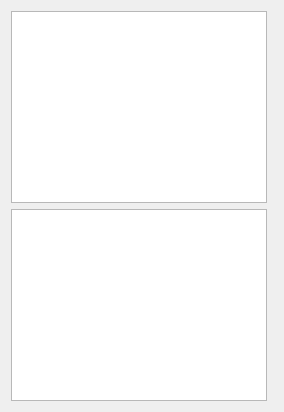
        <widget class="QWidget" name="tab_rechnungen">
         <attribute name="title">
          <string>Rechnungen</string>
         </attribute>
         <layout class="QHBoxLayout" name="layoutTabRechnungenMain">
          <item>
           <layout class="QVBoxLayout" name="layoutRechnungenTables">
            <item>
             <widget class="QTableView" name="tv_rechnungen">
              <property name="editTriggers">
               <set>QAbstractItemView::EditTrigger::NoEditTriggers</set>
              </property>
              <property name="sortingEnabled">
               <bool>true</bool>
              </property>
             </widget>
            </item>
            <item>
             <widget class="QTableView" name="tv_detail_rechnungen">
              <property name="editTriggers">
               <set>QAbstractItemView::EditTrigger::NoEditTriggers</set>
              </property>
              <property name="sortingEnabled">
               <bool>true</bool>
              </property>
             </widget>
            </item>
           </layout>
          </item>
          <item>
           <widget class="QWidget" name="w_rechnung_hinzufuegen" native="true">
            <property name="sizePolicy">
             <sizepolicy hsizetype="Expanding" vsizetype="Expanding">
              <horstretch>0</horstretch>
              <verstretch>0</verstretch>
             </sizepolicy>
            </property>
            <widget class="QWidget" name="w_rechnung_form">
             <property name="geometry">
              <rect>
               <x>0</x>
               <y>0</y>
               <width>621</width>
               <height>697</height>
              </rect>
             </property>
             <layout class="QVBoxLayout" name="vertical_layout_">
              <item>
               <layout class="QGridLayout" name="gridLayout">
                <item row="1" column="1">
                 <layout class="QFormLayout" name="rechnungenForm">
                  <item row="1" column="0">
                   <widget class="QLabel" name="lbl_rechnungsnummer">
                    <property name="text">
                     <string>Rechnungsnummer</string>
                    </property>
                   </widget>
                  </item>
                  <item row="1" column="1">
                   <widget class="QLineEdit" name="tb_rechnungsnummer">
                    <property name="minimumSize">
                     <size>
                      <width>0</width>
                      <height>24</height>
                     </size>
                    </property>
                   </widget>
                  </item>
                  <item row="2" column="0">
                   <widget class="QLabel" name="lbl_erstellungsdatum">
                    <property name="text">
                     <string>Erstellungsdatum</string>
                    </property>
                   </widget>
                  </item>
                  <item row="2" column="1">
                   <widget class="QDateEdit" name="de_erstellungsdatum">
                    <property name="minimumSize">
                     <size>
                      <width>0</width>
                      <height>24</height>
                     </size>
                    </property>
                   </widget>
                  </item>
                  <item row="3" column="0">
                   <widget class="QLabel" name="lbl_lohnkosten">
                    <property name="text">
                     <string>Lohnkosten</string>
                    </property>
                   </widget>
                  </item>
                  <item row="3" column="1">
                   <widget class="QDoubleSpinBox" name="dsb_lohnkosten">
                    <property name="minimumSize">
                     <size>
                      <width>0</width>
                      <height>24</height>
                     </size>
                    </property>
                    <property name="suffix">
                     <string> €</string>
                    </property>
                   </widget>
                  </item>
                  <item row="4" column="0">
                   <widget class="QLabel" name="lbl_mwst_lohnkosten">
                    <property name="text">
                     <string>Mw.St. Lohnkosten</string>
                    </property>
                   </widget>
                  </item>
                  <item row="4" column="1">
                   <widget class="QDoubleSpinBox" name="dsb_mwst_lohnkosten">
                    <property name="minimumSize">
                     <size>
                      <width>0</width>
                      <height>24</height>
                     </size>
                    </property>
                    <property name="suffix">
                     <string> %</string>
                    </property>
                   </widget>
                  </item>
                  <item row="5" column="0">
                   <widget class="QTableView" name="tv_rechnungen_form_kunde"/>
                  </item>
                  <item row="5" column="1">
                   <widget class="QTableView" name="tv_rechnungen_form_dienstleister"/>
                  </item>
                  <item row="6" column="0">
                   <widget class="QPushButton" name="btn_kunden_anlegen">
                    <property name="sizePolicy">
                     <sizepolicy hsizetype="Fixed" vsizetype="Fixed">
                      <horstretch>0</horstretch>
                      <verstretch>0</verstretch>
                     </sizepolicy>
                    </property>
                    <property name="minimumSize">
                     <size>
                      <width>10</width>
                      <height>10</height>
                     </size>
                    </property>
                    <property name="maximumSize">
                     <size>
                      <width>20</width>
                      <height>20</height>
                     </size>
                    </property>
                    <property name="baseSize">
                     <size>
                      <width>0</width>
                      <height>0</height>
                     </size>
                    </property>
                    <property name="text">
                     <string/>
                    </property>
                    <property name="icon">
                     <iconset>
                      <normaloff>icons/plus.png</normaloff>icons/plus.png</iconset>
                    </property>
                   </widget>
                  </item>
                  <item row="6" column="1">
                   <widget class="QPushButton" name="btn_dienstleister_anlegen">
                    <property name="sizePolicy">
                     <sizepolicy hsizetype="Fixed" vsizetype="Fixed">
                      <horstretch>0</horstretch>
                      <verstretch>0</verstretch>
                     </sizepolicy>
                    </property>
                    <property name="maximumSize">
                     <size>
                      <width>20</width>
                      <height>20</height>
                     </size>
                    </property>
                    <property name="text">
                     <string/>
                    </property>
                    <property name="icon">
                     <iconset>
                      <normaloff>icons/plus.png</normaloff>icons/plus.png</iconset>
                    </property>
                   </widget>
                  </item>
                  <item row="7" column="0" colspan="2">
                   <widget class="QTableView" name="tv_rechnungen_form_positionen"/>
                  </item>
                  <item row="8" column="0">
                   <widget class="QPushButton" name="btn_positionen_anlegen">
                    <property name="sizePolicy">
                     <sizepolicy hsizetype="Fixed" vsizetype="Fixed">
                      <horstretch>0</horstretch>
                      <verstretch>0</verstretch>
                     </sizepolicy>
                    </property>
                    <property name="maximumSize">
                     <size>
                      <width>20</width>
                      <height>20</height>
                     </size>
                    </property>
                    <property name="text">
                     <string/>
                    </property>
                    <property name="icon">
                     <iconset>
                      <normaloff>icons/plus.png</normaloff>icons/plus.png</iconset>
                    </property>
                   </widget>
                  </item>
                  <item row="0" column="0">
                   <widget class="QPushButton" name="btn_close_rechnung_hinzufuegen">
                    <property name="sizePolicy">
                     <sizepolicy hsizetype="Fixed" vsizetype="Fixed">
                      <horstretch>0</horstretch>
                      <verstretch>0</verstretch>
                     </sizepolicy>
                    </property>
                    <property name="text">
                     <string/>
                    </property>
                    <property name="icon">
                     <iconset>
                      <normaloff>icons/x.png</normaloff>icons/x.png</iconset>
                    </property>
                   </widget>
                  </item>
                 </layout>
                </item>
               </layout>
              </item>
             </layout>
            </widget>
           </widget>
          </item>
         </layout>
        </widget>
